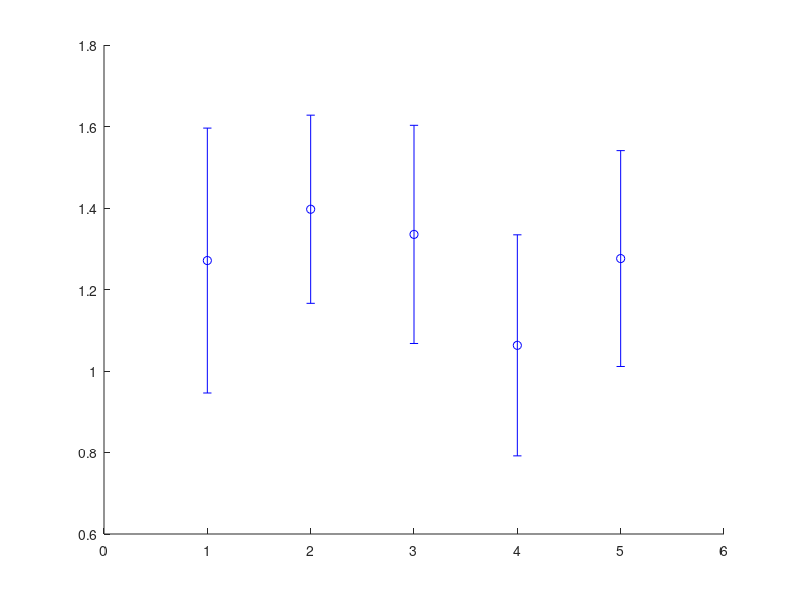

Write MATLAB code to recreate this figure. (Note: this script raises an error after producing the figure.)
% FWERwithCorrSim.m
%
% solution code for Thornquist test questions
% RTB wrote it, 27 Oct 2017

% Questions 20-28 will be related to the same data ("anxiety.mat" in the
% Desire2Learn Week 8 folder). Each patient is represented as a row, and
% their normalized score on each test occupies each column (i.e. row 1 is
% Patient 1, and the first column of row 1 is Patient 1's score on Test 1).
% 
% You are a researcher studying anxiety in humans, and you want to know if
% a particular mutation makes people more likely to have anxiety. Each
% patient takes 5 different tests that measure anxiety: 20 patients with a
% known mutation ("experimental"), and 20 patients with the wild type
% allele ("control"). You then normalize the data so that a score of 0 is
% the population mean on the test, and a score of 1 is one standard
% deviation away from the population mean, and use two-sample t-tests to
% discern if there is a difference between the means of the two groups on
% each test. The experimental and control scores are plotted here for each
% test (mean +/- S.E.M.).

%% Load in data

load anxiety_assays.mat

%% Plot the data

% anonymous function for standard error of the mean
sem = @(x) std(x) ./ sqrt(size(x,1));

errorbar(mean(expt),sem(expt),'bo','MarkerFaceColor','b');
hold on
errorbar(mean(ctl),sem(ctl),'ro','MarkerFaceColor','r');
legend('Experimental','Control');
xlabel('Test #'); ylabel('Score');

%% Do separate t-tests for each test

[H,pVals] = ttest2(expt,ctl);

% Q20: Without making any post-hoc adjustments, on which tests is there a
% significant difference between the "experimental" and "control"
% treatments (at a significance level of p < 0.05)? (Check all that apply)

% A20: All p-values are below 0.05

% Q21:  Using the standard Bonferroni correction are all of the tests still
% significant at p < 0.05?
nTests = length(pVals);
BCpVals = pVals .* nTests;

% A21: No. Test #3 now gives a corrected p-value of 0.0578.

% Q22: Should you be concerned about multiple comparisons here?
% A22: Yes; we performed multiple hypothesis tests, and so we have a higher
% probability of at least one test rejecting the null hypothesis, even if
% it's true, and so we should use a more stringent criterion.

%% Assess correlation among tests:

% The purpose of multiple comparisons corrections is to address the fact
% that, if you perform several independent hypothesis tests, each at a
% particular level of significance, the probability that at least one will
% give a false positive is higher than any of the individual tests. We're
% doing something slightly different, which is asking whether 5 separate
% tests are consistent with an underlying phenomenon: that the person is
% "anxious."

% Q23: In the data provided in the .mat file, is there evidence that
% the tests results are correlated across patients?

[rhoExpt,pValExpt] = corr(expt);
% A23: Yes. In the experimental group, scores on all tests are correlated,
% with correlation coefficients ranging from 0.54 to 0.82, and all are
% statistically significant at p < 0.05. Similar for the control group,
% thought tests 1 and 5 do not appear significantly correlated:
[rhoCtl,pValCtl] = corr(ctl);

% Q24: How should your findings about the correlations of the tests adjust
% the way you think about correcting for the fact that you're performing
% multiple comparisons?

% A24: They are at least partially independent tests, so the probability of
% observing at least one false positive across the whole set is higher than
% the probability of rejecting the null hypothesis for any single test. We
% should thus use a more stringent criterion for significance than p <
% 0.05, although not necessarily as stringent as if they were independent.

% Q25: The authors cite your work in the statistics section as a
% justification for not correcting for multiple comparisons. Based on their
% evidence, should they be able to conclude that there are two types of
% anxiety?

% A25: No. The two situations are quite different. Your paper asked "do the
% data support an underlying state of anxiety (as reflected by these 5
% measures)?" and so your hypothesis testing produced results which were
% correlated with each other and addressed a common question. These authors
% ask "Is there a detectable state of anxiety, as reflected by at least one
% test showing a significant difference?" and perform many hypothesis tests
% which produce independent conclusions. As a result, they should correct
% for false positives in those independent tests.

%% Simulate data with different levels of correlation:

% The data provided in 'anxiety_assays.mat' were made up. Data for each
% group was generated using the MATLAB function mvnrnd(mu,sigma,20), with a
% different 'mu' for the experimental and control groups. Specifically,
% muExpt = [1,1,1,1,1] and muCtl = [0,0,0,0,0]. They both used the same
% covariance matrix.
nSamp = 20;     % number per group
myCorr = 0.6;   % correlation among tests
muExpt = [1,1,1,1,1];   % normalized mean of experimental group
muCtrl = [0,0,0,0,0];   % normalized mean of control group
% covariance matrix:
mySigma = (ones(5,5) .* myCorr) + (eye(5) .* (1 - myCorr));

% Q26: What is the probability of at least one false positive?
% Key is to draw both samples from the SAME distribution.
nSim = 10000;
nFP = 0;
rng default
for k = 1:nSim
    R1 = mvnrnd(muCtrl,mySigma,nSamp);
    R2 = mvnrnd(muCtrl,mySigma,nSamp);
    H = ttest2(R1,R2);
    if any(H)
        nFP = nFP + 1;
    end
end
pFP = nFP / nSim;
% A26: 0.1694

% Q27: What is the probability of producing a false positive if the tests
% are completely uncorrelated (i.e. sigma is 0 everywhere except the
% diagonal)?

% A27: There are two different ways to answer this question. The simplest
% is to just generate a new covariance matrix and repeat our simulation:
mySigma = eye(5);   % and repeat lines 119-130
% This gives 0.2279

% But it is easy to calculate exactly with independent tests, since the
% probability of one or more FPs is just 1 - all True Positives:
FWERuncorr = 1 - 0.95^nTests;
% This gives 0.2262

% Q28: What is the probability if all tests scores are perfectly correlated?

% A28: Again, two possible approaches. Simulation:
mySigma = ones(5,5);    % and repeat lines 119-130
% This gives 0.0504
% Or you can just realize that if the scores all are perfectly correlated,
% we have really only done one test, so FWER = alpha for single test.
% (Brian Healy gave an example in his multiple comparisons lecture of
% comparing heights between two groups, but coding the heights (single
% measurement) in five different ways: cm., in., ft., m., yds.